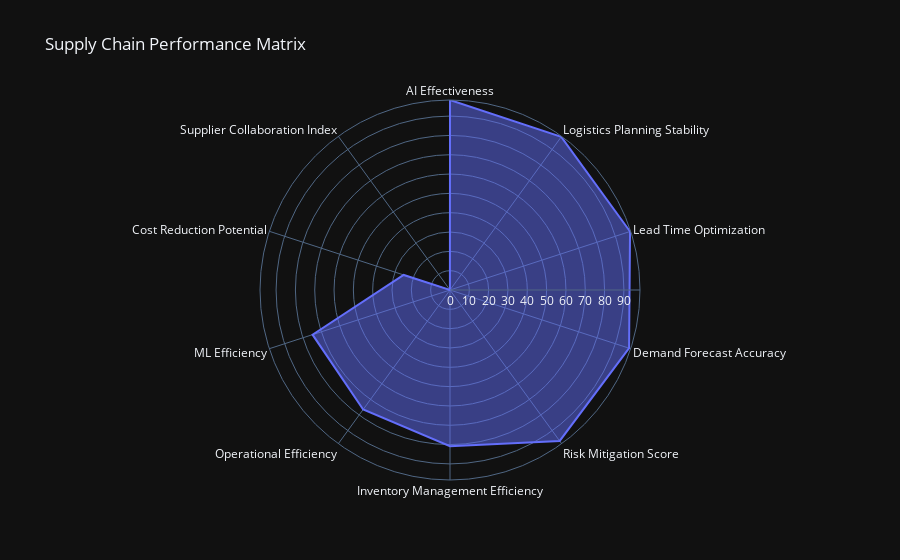

Notebook source saved alongside this figure:
### Code cell
import plotly.express as px


# Convert to DataFrame
kpi_df = pd.DataFrame(list(kpi_dict.items()), columns=['KPI', 'Value']).sort_values('Value', ascending=False)

# Save results
os.makedirs(ARTIFACT_DIR, exist_ok=True)
kpi_path = os.path.join(ARTIFACT_DIR, 'supply_chain_kpi_matrix.csv')
kpi_df.to_csv(kpi_path, index=False)
print(f"\n✅ Supply Chain KPIs saved → {kpi_path}")

# ---------------------------------------------------------------
# 🌐 VISUALIZE THE PERFORMANCE MATRIX
# ---------------------------------------------------------------
fig = px.line_polar(kpi_df, r='Value', theta='KPI', line_close=True,
                    title="Supply Chain Performance Matrix", template="plotly_dark")
fig.update_traces(fill='toself')
fig.show()

# Optional bar chart
plt.figure(figsize=(10,5))
sns.barplot(data=kpi_df, x='KPI', y='Value', palette='viridis')
plt.title('📈 Supply Chain KPI Summary')
plt.xticks(rotation=45, ha='right')
plt.tight_layout()
plt.show()

# ---------------------------------------------------------------
# 🧠 Save Business Insight Summary
# ---------------------------------------------------------------
insights = {
    "Inventory Management": f"Current efficiency: {inventory_efficiency:.2f}%. Improve safety stock for high-demand SKUs.",
    "Demand Forecasting": f"Forecast accuracy: {forecast_accuracy:.2f}%. Integrate model outputs into rolling forecasts.",
    "Logistics Planning": f"Lead time stability: {lead_time_stability:.2f}%. Optimize routes for time-sensitive categories.",
    "Supplier Collaboration": f"Data completeness: {supplier_data_completeness:.2f}%. Strengthen supplier integration via shared dashboards.",
    "AI": f"Model AUC {ai_effectiveness:.2f}%. Continue training for anomaly detection and predictive restocking.",
    "Machine Learning": f"Model F1 {ml_efficiency:.2f}%. ML pipeline successfully classifies demand with balanced precision-recall.",
    "Efficiency": f"Operational efficiency: {operational_efficiency:.2f}%. Use automation to reduce manual intervention.",
    "Cost Reduction": f"Potential cost saving: {cost_reduction_potential:.2f}%. Target low-demand SKUs for markdown or clearance.",
    "Lead Time": f"Lead optimization: {lead_time_optimization:.2f}%. Deploy predictive shipment allocation.",
    "Risk Management": f"Risk mitigation score: {risk_mitigation:.2f}%. Monitor supplier and demand volatility continuously."
}

insight_path = os.path.join(ARTIFACT_DIR, 'supply_chain_insights.json')
json.dump(insights, open(insight_path, 'w'), indent=2)
print(f"🧾 Business insights saved → {insight_path}")

### Figure 1 — Plotly figure (JSON) as saved in the notebook; plotly's stock layout.template omitted (floating-point values rounded to 4 significant figures)
{"data": [{"fill": "toself", "hovertemplate": "Value=%{r}<br>KPI=%{theta}<extra></extra>", "legendgroup": "", "line": {"color": "#636efa", "dash": "solid"}, "marker": {"symbol": "circle"}, "mode": "lines", "name": "", "r": [98.32, 97.96, 97.96, 97.44, 96.56, 80.88, 76.44, 74.79, 25.21, 0.06659, 98.32], "showlegend": false, "subplot": "polar", "theta": ["AI Effectiveness", "Logistics Planning Stability", "Lead Time Optimization", "Demand Forecast Accuracy", "Risk Mitigation Score", "Inventory Management Efficiency", "Operational Efficiency", "ML Efficiency", "Cost Reduction Potential", "Supplier Collaboration Index", "AI Effectiveness"], "type": "scatterpolar"}], "layout": {"legend": {"tracegroupgap": 0}, "polar": {"angularaxis": {"direction": "clockwise", "rotation": 90}, "domain": {"x": [0, 1], "y": [0, 1]}}, "title": {"text": "Supply Chain Performance Matrix"}}}
